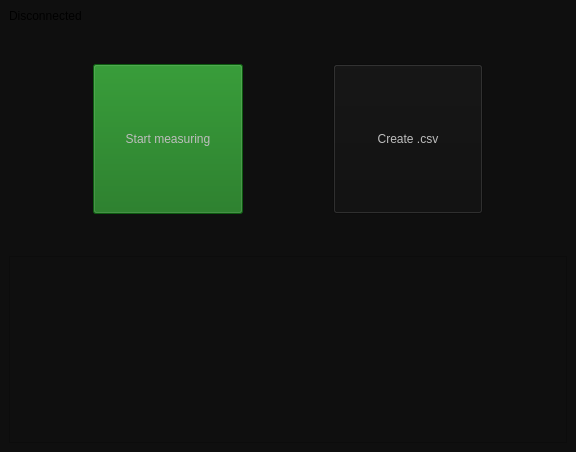
<?xml version="1.0" encoding="UTF-8"?>
<ui version="4.0">
 <class>MainWindow</class>
 <widget class="QMainWindow" name="MainWindow">
  <property name="geometry">
   <rect>
    <x>0</x>
    <y>0</y>
    <width>576</width>
    <height>452</height>
   </rect>
  </property>
  <property name="windowTitle">
   <string>New mission</string>
  </property>
  <property name="styleSheet">
   <string notr="true">background-color: rgb(15, 15, 15)</string>
  </property>
  <widget class="QWidget" name="centralwidget">
   <layout class="QGridLayout" name="gridLayout">
    <item row="4" column="0">
     <widget class="QTextEdit" name="TXT_output_csv">
      <property name="readOnly">
       <bool>true</bool>
      </property>
     </widget>
    </item>
    <item row="1" column="0">
     <spacer name="verticalSpacer_2">
      <property name="orientation">
       <enum>Qt::Vertical</enum>
      </property>
      <property name="sizeHint" stdset="0">
       <size>
        <width>20</width>
        <height>40</height>
       </size>
      </property>
     </spacer>
    </item>
    <item row="3" column="0">
     <spacer name="verticalSpacer">
      <property name="orientation">
       <enum>Qt::Vertical</enum>
      </property>
      <property name="sizeHint" stdset="0">
       <size>
        <width>20</width>
        <height>40</height>
       </size>
      </property>
     </spacer>
    </item>
    <item row="2" column="0">
     <layout class="QVBoxLayout" name="verticalLayout">
      <item>
       <layout class="QHBoxLayout" name="horizontalLayout">
        <item>
         <spacer name="horizontalSpacer_2">
          <property name="orientation">
           <enum>Qt::Horizontal</enum>
          </property>
          <property name="sizeHint" stdset="0">
           <size>
            <width>40</width>
            <height>20</height>
           </size>
          </property>
         </spacer>
        </item>
        <item>
         <widget class="QPushButton" name="BTN_toggle_measuring">
          <property name="enabled">
           <bool>false</bool>
          </property>
          <property name="minimumSize">
           <size>
            <width>150</width>
            <height>150</height>
           </size>
          </property>
          <property name="maximumSize">
           <size>
            <width>150</width>
            <height>150</height>
           </size>
          </property>
          <property name="styleSheet">
           <string notr="true">background-color: rgb(16, 111, 19)
</string>
          </property>
          <property name="text">
           <string>Start measuring</string>
          </property>
         </widget>
        </item>
        <item>
         <spacer name="horizontalSpacer">
          <property name="orientation">
           <enum>Qt::Horizontal</enum>
          </property>
          <property name="sizeHint" stdset="0">
           <size>
            <width>40</width>
            <height>20</height>
           </size>
          </property>
         </spacer>
        </item>
        <item>
         <widget class="QPushButton" name="BTN_create_csv">
          <property name="enabled">
           <bool>false</bool>
          </property>
          <property name="minimumSize">
           <size>
            <width>150</width>
            <height>150</height>
           </size>
          </property>
          <property name="maximumSize">
           <size>
            <width>150</width>
            <height>150</height>
           </size>
          </property>
          <property name="text">
           <string>Create .csv</string>
          </property>
         </widget>
        </item>
        <item>
         <spacer name="horizontalSpacer_3">
          <property name="orientation">
           <enum>Qt::Horizontal</enum>
          </property>
          <property name="sizeHint" stdset="0">
           <size>
            <width>40</width>
            <height>20</height>
           </size>
          </property>
         </spacer>
        </item>
       </layout>
      </item>
     </layout>
    </item>
    <item row="0" column="0">
     <widget class="QLabel" name="TXT_info">
      <property name="text">
       <string>Disconnected</string>
      </property>
     </widget>
    </item>
   </layout>
  </widget>
 </widget>
 <resources/>
 <connections/>
</ui>
